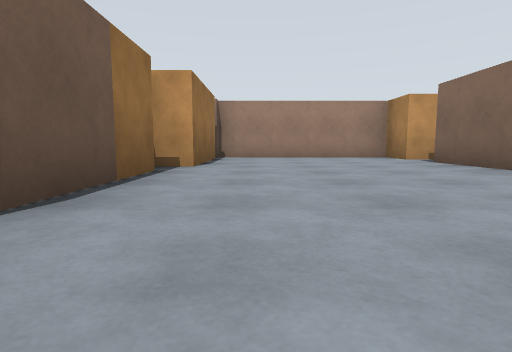
[1] (above)

16 first-person views from a walk through a world built for the Gazebo simulator. The camera is 0.72 m above the floor, tilts 6° down and sees 80° across. The floor is counted in squares, 2.5 m on a side. Each view is taken from the middle of a square. On the plan, view 1 faces up. The plan holds only what a view shows up to about 9 squares ahead; the rest is blank. The place goes on beyond the plan. The robots in the file are not drawn.

[2]
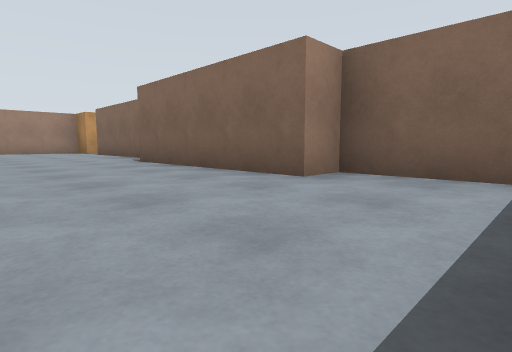

[3]
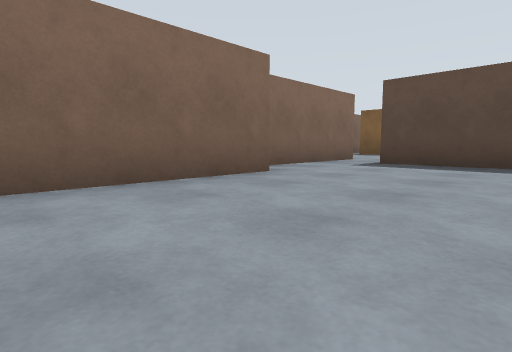

[4]
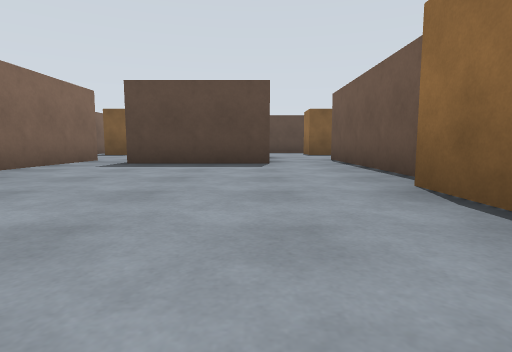

[5]
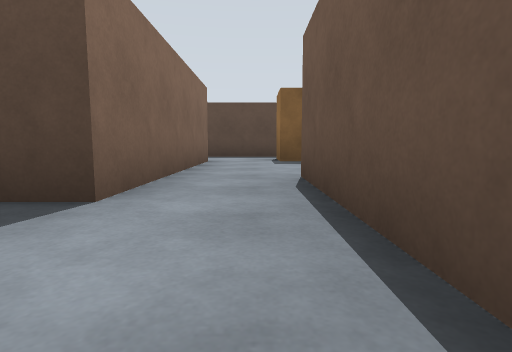

[6]
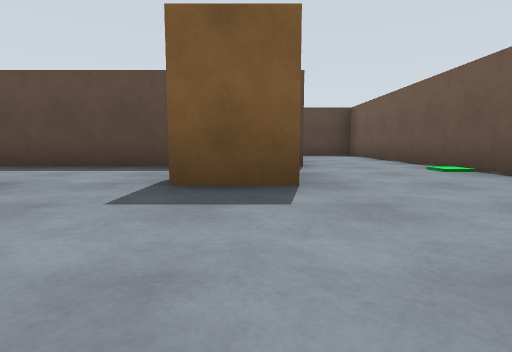

[7]
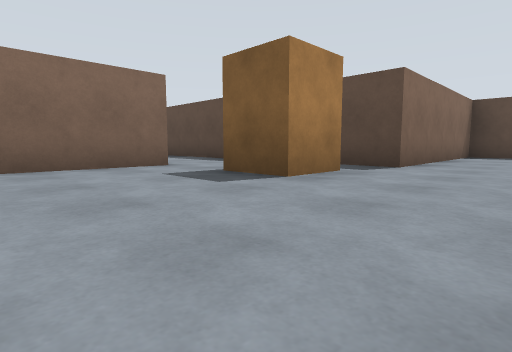

[8]
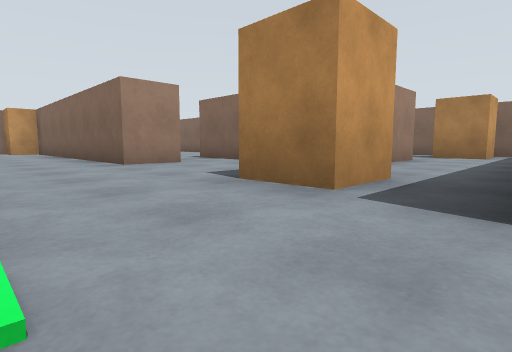

[9]
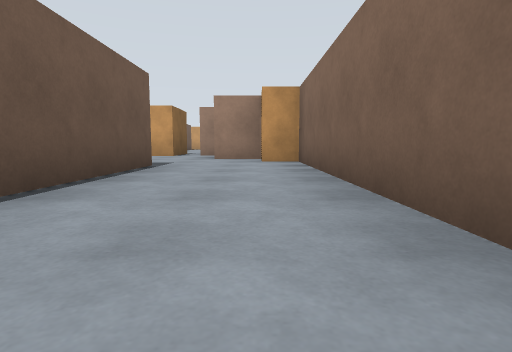

[10]
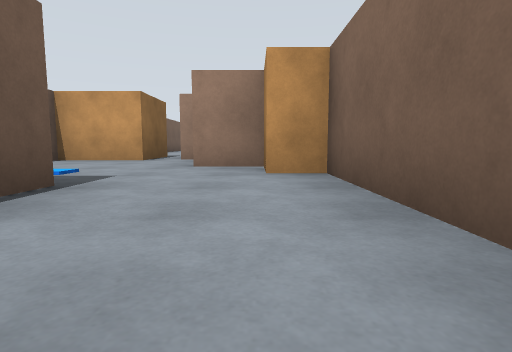

[11]
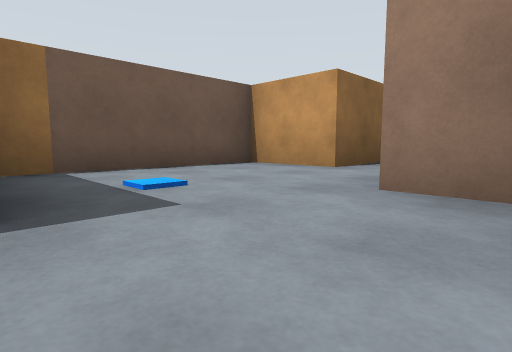

[12]
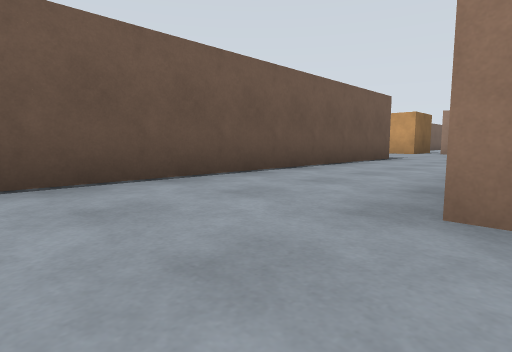

[13]
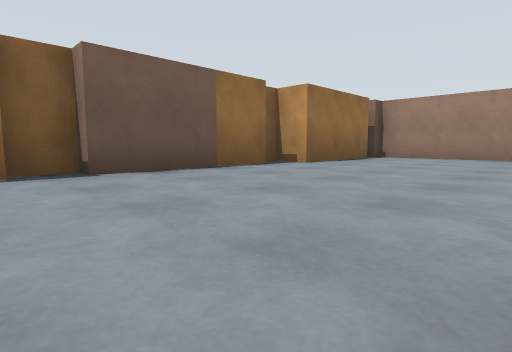

[14]
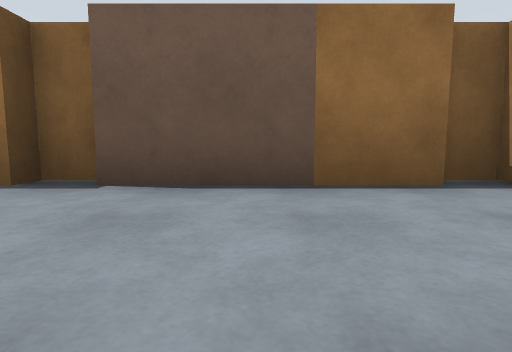

[15]
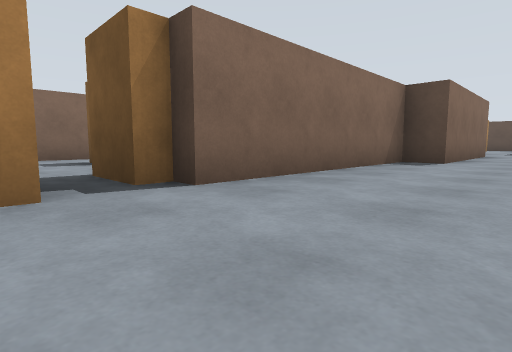

[16]
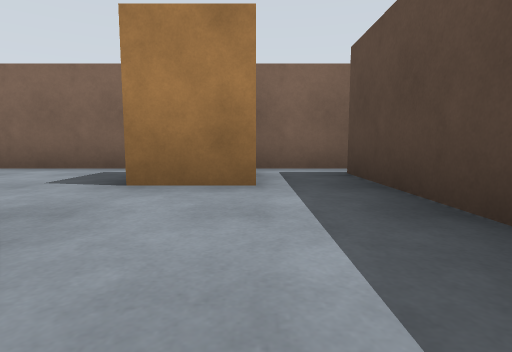

### Floor plan
Key: @ floor where view 1 was taken; # wall or solid block; . floor; B brown box; M marker.
Columns run from 8 left of view 1 to 5 right of it. Each row starts with its distance up from view 1.
  7        #BBBB
  6        B...BB
  5        B...BB
  4   BB  BB...B
  3  #BBB BB...B
  2  #...BBB...B
  1  #...BBB...B
  0  #.M.BB#@..B
 -1 BB B..##...B
 -2    B..##...B
 -3    B..#....B
 -4    B..#....B
 -5    B..#.BBBB
 -6    B....B  ..B
 -7    B....B  ..B
 -8     ..B.BBBBBB
 -9    BM.B....BBB
-10    B..BBBBBBBB
-11    B..B
-12    B..B
-13    B..B
-14     ##

Positions as (right, up) in squares from view 1, and headings:
1: (0, 0), facing up
2: (0, -4), facing up-right
3: (0, 0), facing down-right
4: (0, 0), facing down
5: (-1, -3), facing down
6: (-2, -6), facing down
7: (-4, -6), facing down-right
8: (-4, -10), facing up-right
9: (-3, -5), facing up
10: (-3, -3), facing up
11: (-3, -1), facing up-left
12: (-2, -7), facing up-left
13: (2, 0), facing up-left
14: (1, 2), facing left
15: (1, 6), facing down-right
16: (1, -9), facing right
